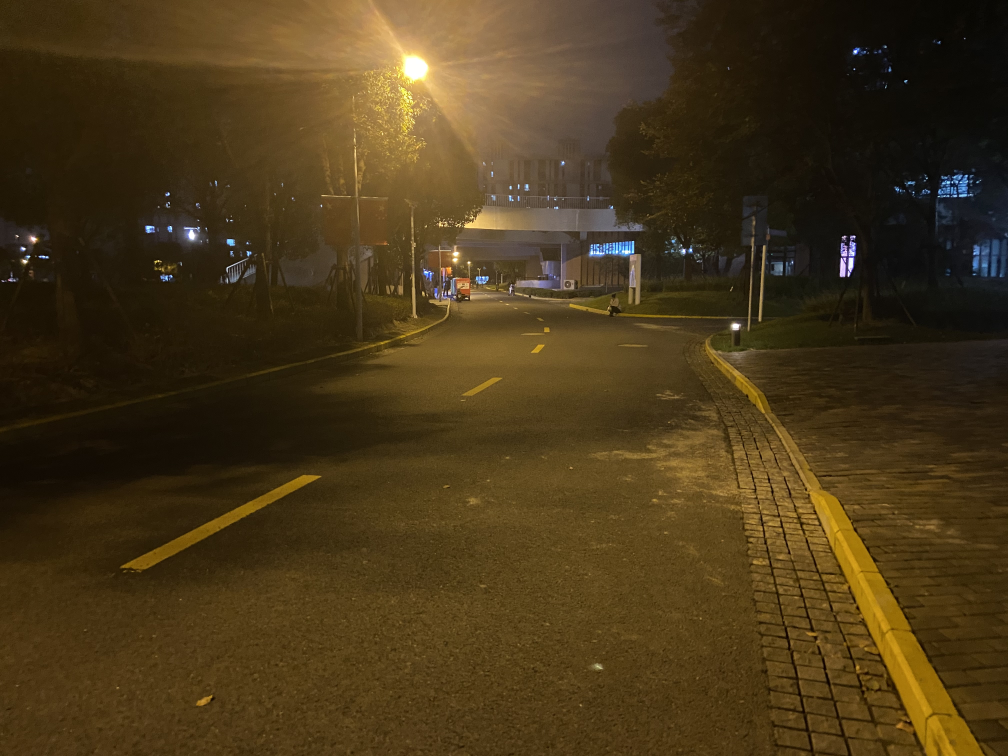
#> input picture source/1.JPG, 4032 x 3024 px (shown at 1/4 size)
$ python main.py
#> lines starting #> are read from the running program, lines starting #| are printed output that depends on the picture
import cv2
import numpy as np


class Stitcher:
    # 拼接函数
    def stitch(self, images, ratio=0.75, reprojThresh=4.0, showMatches=False):
        # 获取输入图片
        (imageB, imageA) = images
        # 检测A、B图片的SIFT关键特征点，并计算特征描述子
        (kpsA, featuresA) = self.detectAndDescribe(imageA)
        (kpsB, featuresB) = self.detectAndDescribe(imageB)

        # 匹配两张图片的所有特征点，返回匹配结果
        M = self.matchKeypoints(kpsA, kpsB, featuresA,
                                featuresB, ratio, reprojThresh)

        # 如果返回结果为空，没有匹配成功的特征点，退出算法
        if M is None:
            return None

        # 否则，提取匹配结果
        # H是3x3视角变换矩阵
        (matches, H, status) = M
        # 将图片A进行视角变换，result是变换后图片
        result = cv2.warpPerspective(
            imageA, H, (imageA.shape[1] + imageB.shape[1], imageA.shape[0]))
        # 将图片B传入result图片最左端
        result[0:imageB.shape[0], 0:imageB.shape[1]] = imageB

        # 检测是否需要显示图片匹配
        if showMatches:
            # 生成匹配图片
            vis = self.drawMatches(imageA, imageB, kpsA, kpsB, matches, status)
            # 返回结果
            return (result, vis)

        # 返回匹配结果
        return result

    def detectAndDescribe(self, image):
        # 将彩色图片转换成灰度图
        gray = cv2.cvtColor(image, cv2.COLOR_BGR2GRAY)

        # 建立SIFT生成器
        descriptor = cv2.xfeatures2d.SIFT_create()
        # 检测SIFT特征点，并计算描述子
        (kps, features) = descriptor.detectAndCompute(gray, None)

        # 将结果转换成NumPy数组
        kps = np.float32([kp.pt for kp in kps])

        # 返回特征点集，及对应的描述特征
        return kps, features

    def matchKeypoints(self, kpsA, kpsB, featuresA, featuresB, ratio, reprojThresh):
        # 建立暴力匹配器
        matcher = cv2.DescriptorMatcher_create("BruteForce")

        # 使用KNN检测来自A、B图的SIFT特征匹配对，K=2
        rawMatches = matcher.knnMatch(featuresA, featuresB, 2)

        matches = []
        for m in rawMatches:
            # 当最近距离跟次近距离的比值小于ratio值时，保留此匹配对
            if len(m) == 2 and m[0].distance < m[1].distance * ratio:
                # 存储两个点在featuresA, featuresB中的索引值
                matches.append((m[0].trainIdx, m[0].queryIdx))

        # 当筛选后的匹配对大于4时，计算视角变换矩阵
        if len(matches) > 4:
            # 获取匹配对的点坐标
            ptsA = np.float32([kpsA[i] for (_, i) in matches])
            ptsB = np.float32([kpsB[i] for (i, _) in matches])

            # 计算视角变换矩阵
            (H, status) = cv2.findHomography(
                ptsA, ptsB, cv2.RANSAC, reprojThresh)

            # 返回结果
            return (matches, H, status)

        # 如果匹配对小于4时，返回None
        return None

    def drawMatches(self, imageA, imageB, kpsA, kpsB, matches, status):
        # 初始化可视化图片，将A、B图左右连接到一起
        (hA, wA) = imageA.shape[:2]
        (hB, wB) = imageB.shape[:2]
        vis = np.zeros((max(hA, hB), wA + wB, 3), dtype="uint8")
        vis[0:hA, 0:wA] = imageA
        vis[0:hB, wA:] = imageB

        # 联合遍历，画出匹配对
        for ((trainIdx, queryIdx), s) in zip(matches, status):
            # 当点对匹配成功时，画到可视化图上
            if s == 1:
                # 画出匹配对
                ptA = (int(kpsA[queryIdx][0]), int(kpsA[queryIdx][1]))
                ptB = (int(kpsB[trainIdx][0]) + wA, int(kpsB[trainIdx][1]))
                cv2.line(vis, ptA, ptB, (0, 255, 0), 1)

        # 返回可视化结果
        return vis


# 读取拼接图片
imageA = cv2.imread("1.JPG")
#> imageA is the input picture: shape (3024, 4032, 3); mean B, G, R 26, 55.7, 72.9
imageB = cv2.imread("2.JPG")
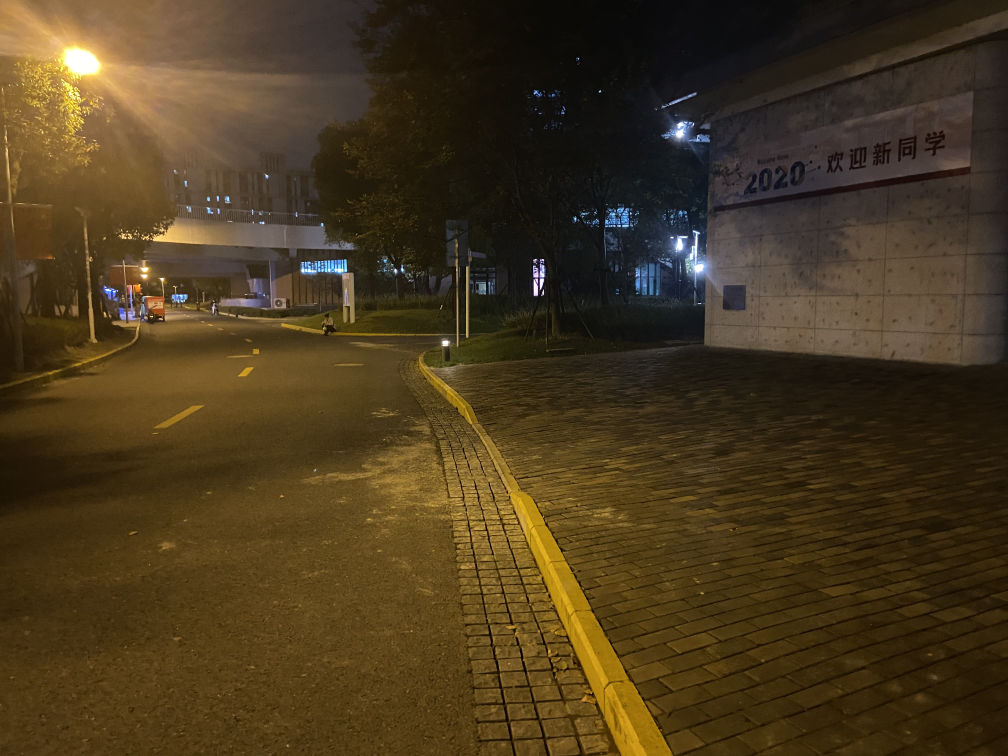
#> input picture source/2.JPG, 4032 x 3024 px (shown at 1/4 size)
#> imageB is the input picture: shape (3024, 4032, 3); mean B, G, R 30.6, 57.1, 73.1
imageC = cv2.imread("3.JPG")
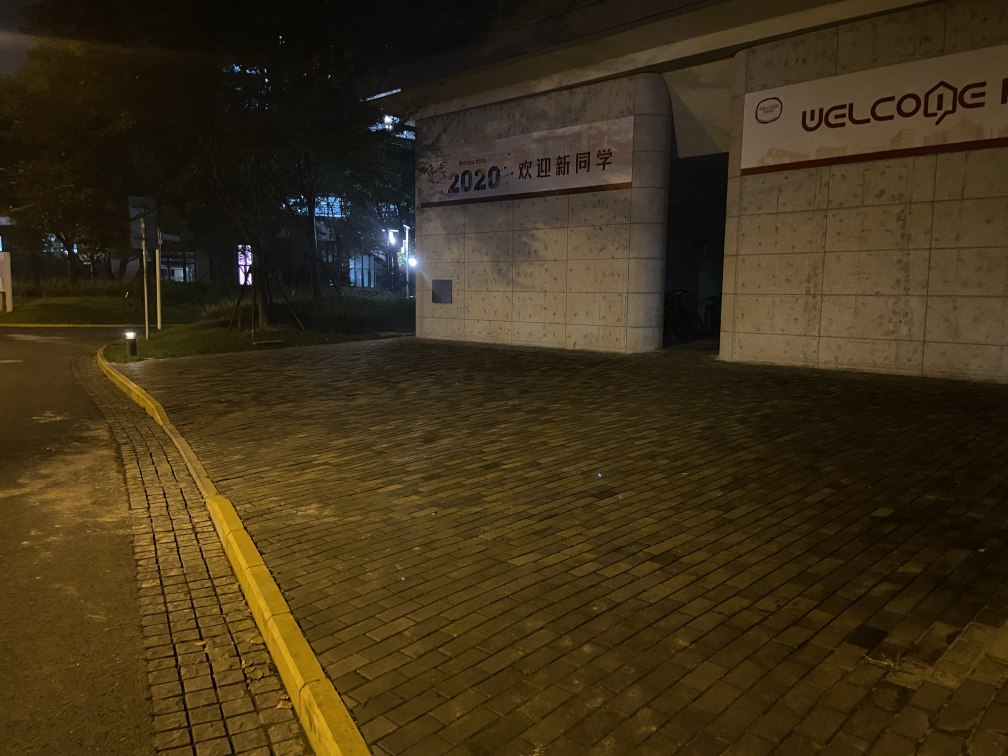
#> input picture source/3.JPG, 4032 x 3024 px (shown at 1/4 size)
#> imageC is the input picture: shape (3024, 4032, 3); mean B, G, R 24.6, 49.5, 63.3
imageD = cv2.imread("4.JPG")
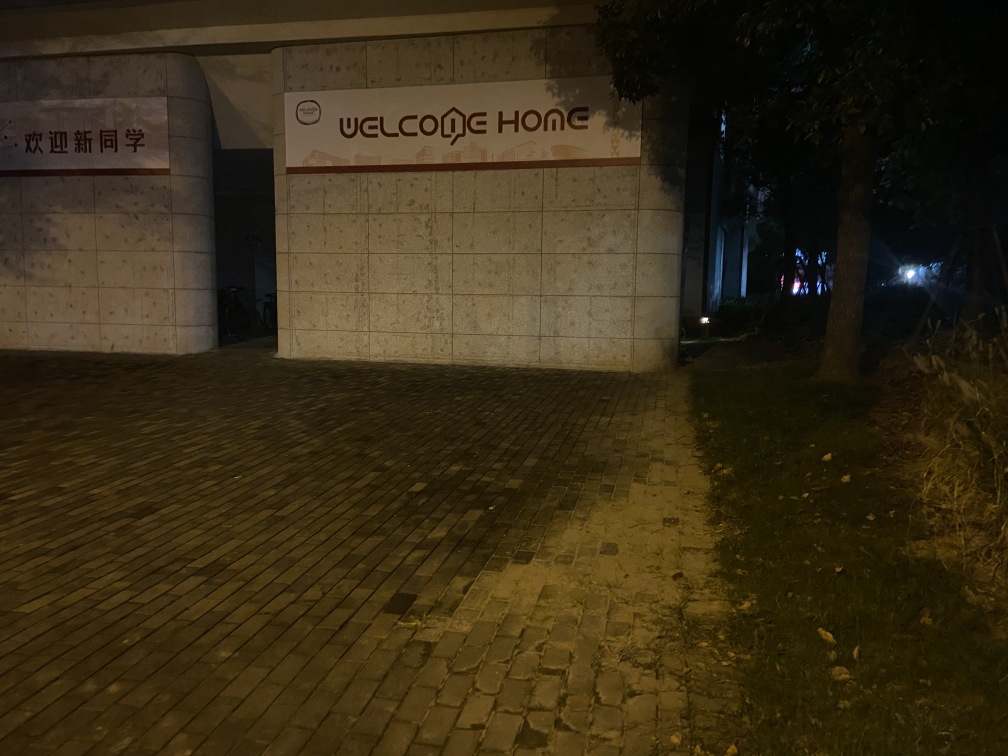
#> input picture source/4.JPG, 4032 x 3024 px (shown at 1/4 size)
#> imageD is the input picture: shape (3024, 4032, 3); mean B, G, R 22.8, 45.2, 56.8

image1 = cv2.resize(imageA,(600,450))
image2 = cv2.resize(imageB,(600,450))
image3 = cv2.resize(imageC,(600,450))
image4 = cv2.resize(imageD,(600,450))
'''
height = image1.shape[0]
width = image1.shape[1]

image11 = image1[0:height, 0:width//2]
image12 = image1[0:height, width//2:width]
image21 = image2[0:height, 0:width//2]
image22 = image2[0:height, width//2:width]
image31 = image3[0:height, 0:width//2]
image32 = image3[0:height, width//2:width]
image41 = image4[0:height, 0:width//2]
image42 = image4[0:height, width//2:width]

# 把图片拼接成全景图
stitcher = Stitcher()
(mid1, vis1) = stitcher.stitch([image12, image21], showMatches=True)
(mid2, vis2) = stitcher.stitch([image22, image31], showMatches=True)
(mid3, vis3) = stitcher.stitch([image32, image41], showMatches=True)


image11[0:height,width//2:width//2+width] = mid1
image11[0:height,width//2+width:width//2+2*width] = mid2
image11[0:height,width//2+2*width:width//2+3*width] = mid3
image11[0:height,width//2+3*width:4*width] = image42
'''

'''
stitcher = Stitcher()
(result1, match1) = stitcher.stitch([image1, image2], showMatches=True)
(result2, match2) = stitcher.stitch([result1, image3], showMatches=True)
(result3, match3) = stitcher.stitch([result2, image4], showMatches=True)

cv2.imshow("match1", match1)
cv2.imshow("match2", match2)
cv2.imshow("match3", match3)
cv2.imshow("result1", result1)
cv2.imshow("result2", result2)
cv2.imshow("result3", result3)
'''
stitcher = Stitcher()
(result1, match1) = stitcher.stitch([image1, image2], showMatches=True)
#> in detectAndDescribe, `(kps, features) = descriptor.detectAndCompute(gray, None)`: kps = 457 keypoints; strongest (x, y, size): (265, 204, 2.8), (405, 78, 7), (321, 174, 1.9), (73, 140, 2.1)
#> in detectAndDescribe, `kps = np.float32([kp.pt for kp in kps])`: kps = 457 pairs, first value 3 to 587.1, second value 14.52 to 447.1
#> in stitch, `(kpsA, featuresA) = self.detectAndDescribe(imageA)`: kpsA has the same summary as kps in detectAndDescribe
#> in detectAndDescribe (call 2), `(kps, features) = descriptor.detectAndCompute(gray, None)`: kps = 352 keypoints; strongest (x, y, size): (438, 194, 3.2), (20, 142, 2.5), (114, 140, 3.9), (501, 163, 2.4)
#> in stitch, `(kpsB, featuresB) = self.detectAndDescribe(imageB)`: kpsB = 352 pairs, first value 13.63 to 594.4, second value 39.81 to 446.9
#> in matchKeypoints, `rawMatches = matcher.knnMatch(featuresA, featuresB, 2)`: rawMatches = 457 matches
#> after the loop in matchKeypoints, `for m in rawMatches:`: matches = 92 pairs, first value 41 to 322, second value 2 to 438
#> in matchKeypoints, `ptsA = np.float32([kpsA[i] for (_, i) in matches])`: ptsA = 92 pairs, first value 9.54 to 536.4, second value 51.3 to 427.2
#> in matchKeypoints, `ptsB = np.float32([kpsB[i] for (i, _) in matches])`: ptsB = 92 pairs, first value 215.2 to 559, second value 53.56 to 442.3
#> in matchKeypoints, `(H, status) = cv2.findHomography( ptsA, ptsB, cv2.RANSAC, reprojThresh)`: H = [[0.533, 0.0194, 205.1], [-0.132, 0.841, 18.26], [-0.000805, 5.68e-05, 1]]; status = 92 values, max 1 at index 0, min 0 at index 5, mean 0.891
#> the loop in drawMatches, `for ((trainIdx, queryIdx), s) in zip(matches, status):` made 92 passes
#> (trainIdx, queryIdx, s, ptA, ptB) on passes 1, 2, 3, 4, 5, 9, 10, 11, 12, 13, 14, 15: (41, 2, [1], (9, 98), (815, 97)), (44, 3, [1], (18, 159), (819, 150)), (46, 14, [1], (36, 227), (831, 208)), (47, 15, [1], (38, 223), (833, 205)), (48, 17, [1], (39, 187), (834, 175)), (51, 25, [1], (44, 184), (838, 172)), (57, 33, [1], (55, 201), (846, 187)), (61, 34, [1], (55, 168), (848, 157)), (70, 40, [1], (72, 173), (859, 162)), (68, 43, [1], (72, 193), (859, 179)), (71, 45, [1], (75, 198), (861, 185)), (77, 52, [1], (82, 148), (869, 139))
#> (ptA, ptB) on passes 61 to 66: ((282, 419), (1059, 420)), ((283, 252), (1057, 247)), ((285, 245), (1059, 238)), ((287, 337), (1063, 336)), ((288, 323), (1063, 321)), ((289, 262), (1064, 256))
#> after the loop in drawMatches, `for ((trainIdx, queryIdx), s) in zip(matches, status):`:
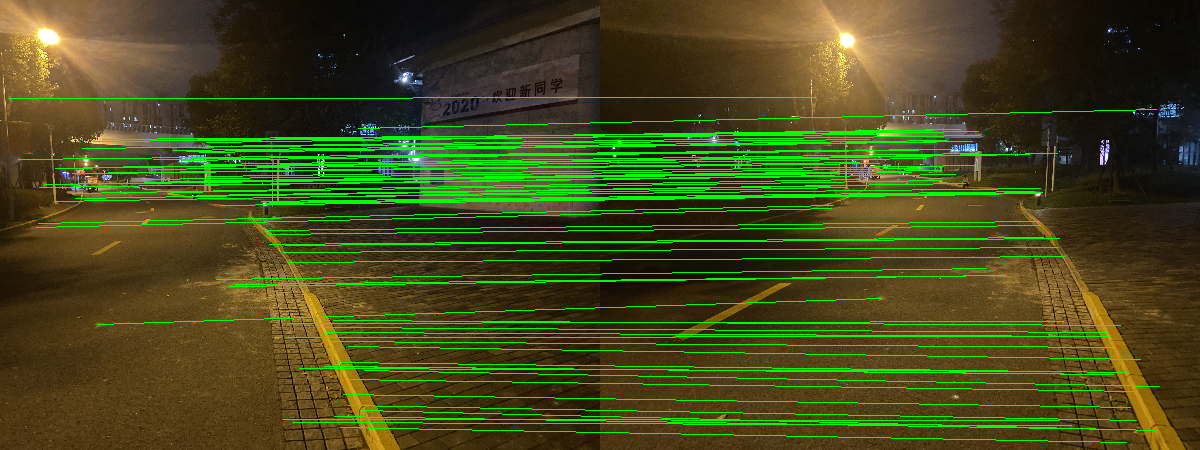
#> vis: shape (450, 1200, 3); mean B, G, R 25.3, 74.8, 66.5
(result2, match2) = stitcher.stitch([image3, image4], showMatches=True)
#> in detectAndDescribe (call 3), `(kps, features) = descriptor.detectAndCompute(gray, None)`: kps = 287 keypoints; strongest (x, y, size): (420, 190, 2.4), (473, 173, 2.4), (474, 169, 2.5), (541, 163, 6.7)
#> in detectAndDescribe (call 4), `(kps, features) = descriptor.detectAndCompute(gray, None)`: kps = 435 keypoints; strongest (x, y, size): (231, 71, 2.9), (149, 167, 2.1), (77, 199, 3.5), (149, 156, 1.9)
#> in matchKeypoints (call 2), `rawMatches = matcher.knnMatch(featuresA, featuresB, 2)`: rawMatches = 287 matches
#> the loop in drawMatches (call 2), `for ((trainIdx, queryIdx), s) in zip(matches, status):` made 36 passes
#> (trainIdx, queryIdx, s, ptA, ptB) on passes 1, 6, 7, 8, 9, 14, 15, 16, 17, 18, 19, 21: (295, 3, [1], (42, 85), (929, 99)), (316, 19, [1], (80, 82), (959, 93)), (321, 21, [1], (90, 102), (967, 110)), (328, 24, [1], (145, 180), (1010, 180)), (330, 26, [1], (159, 195), (1023, 197)), (338, 39, [1], (167, 122), (1034, 123)), (341, 42, [1], (173, 101), (1044, 102)), (340, 43, [1], (174, 210), (1038, 212)), (348, 44, [1], (174, 89), (1048, 87)), (348, 45, [1], (176, 87), (1048, 87)), (349, 46, [1], (182, 78), (1054, 78)), (355, 54, [1], (210, 212), (1076, 216))
#> (trainIdx, queryIdx, s) on passes 2, 3, 4, 5, 10, 11: (240, 4, [0]), (297, 11, [0]), (300, 13, [0]), (289, 15, [0]), (332, 30, [0]), (333, 32, [0])
#> after the loop in drawMatches (call 2), `for ((trainIdx, queryIdx), s) in zip(matches, status):`:
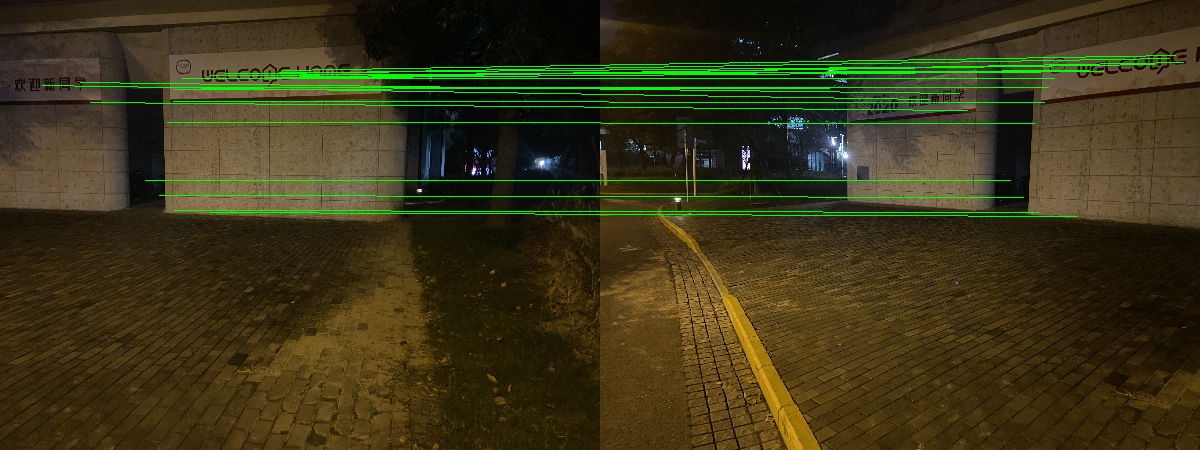
#> vis: shape (450, 1200, 3); mean B, G, R 22.8, 53.4, 58.5
result1 = result1[0:450,0:800]
result2 = result2[0:450,0:800]
(result3, match3) = stitcher.stitch([result1, result2], showMatches=True)
#> in detectAndDescribe (call 5), `(kps, features) = descriptor.detectAndCompute(gray, None)`: kps = 542 keypoints; strongest (x, y, size): (231, 71, 2.9), (149, 167, 2.1), (77, 199, 3.5), (149, 156, 1.9)
#> in detectAndDescribe (call 6), `gray = cv2.cvtColor(image, cv2.COLOR_BGR2GRAY)`:
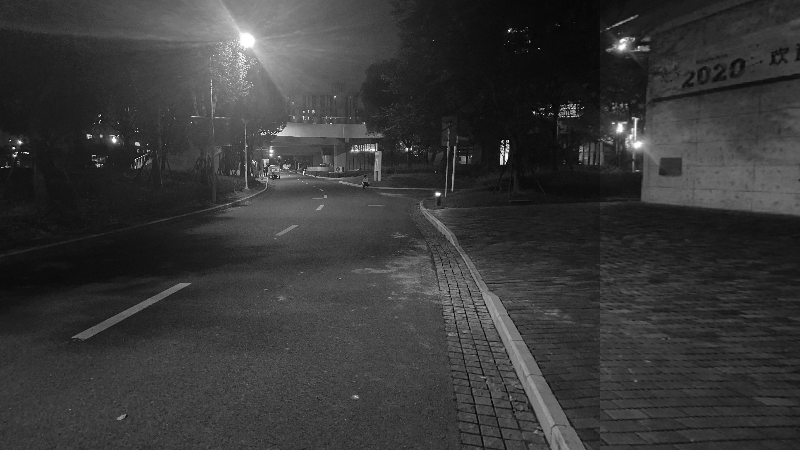
#> gray: shape (450, 800); min 3, max 255, mean 55.9
#> in detectAndDescribe (call 6), `(kps, features) = descriptor.detectAndCompute(gray, None)`: kps = 488 keypoints; strongest (x, y, size): (438, 194, 3.2), (20, 142, 2.5), (114, 140, 3.9), (501, 163, 2.4)
#> in detectAndDescribe (call 6), `kps = np.float32([kp.pt for kp in kps])`: kps = 488 pairs, first value 13.63 to 790.6, second value 14.94 to 446.9
#> in matchKeypoints (call 3), `rawMatches = matcher.knnMatch(featuresA, featuresB, 2)`: rawMatches = 542 matches
#> the loop in drawMatches (call 3), `for ((trainIdx, queryIdx), s) in zip(matches, status):` made 49 passes
#> (trainIdx, queryIdx, s, ptA, ptB) on passes 1 to 12: (161, 1, [1], (5, 183), (1179, 179)), (170, 15, [1], (30, 294), (1200, 275)), (179, 26, [1], (70, 273), (1232, 261)), (178, 27, [1], (71, 225), (1231, 217)), (183, 32, [1], (77, 199), (1237, 193)), (184, 33, [1], (77, 199), (1237, 193)), (185, 36, [1], (79, 229), (1237, 221)), (192, 38, [1], (79, 190), (1240, 188)), (190, 40, [1], (80, 231), (1239, 225)), (197, 45, [1], (83, 245), (1243, 237)), (196, 46, [1], (83, 197), (1242, 192)), (205, 55, [1], (87, 393), (1253, 377))
#> (trainIdx, queryIdx, s) on passes 21, 23, 30, 33, 35, 37: (223, 100, [0]), (265, 118, [0]), (313, 177, [0]), (336, 189, [0]), (370, 212, [0]), (409, 223, [0])
#> after the loop in drawMatches (call 3), `for ((trainIdx, queryIdx), s) in zip(matches, status):`:
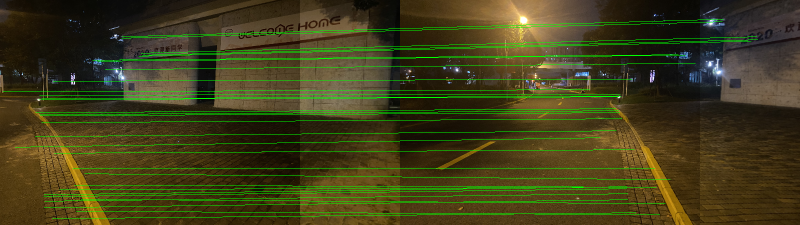
#> vis: shape (450, 1600, 3) (shown at 1/2 size); mean B, G, R 26.2, 63.6, 64.8
cv2.imshow("result1", result1)
cv2.imshow("result2", result2)
cv2.imshow("result3", result3)
cv2.imshow("match3", match3)

cv2.waitKey(0)
cv2.destroyAllWindows()
